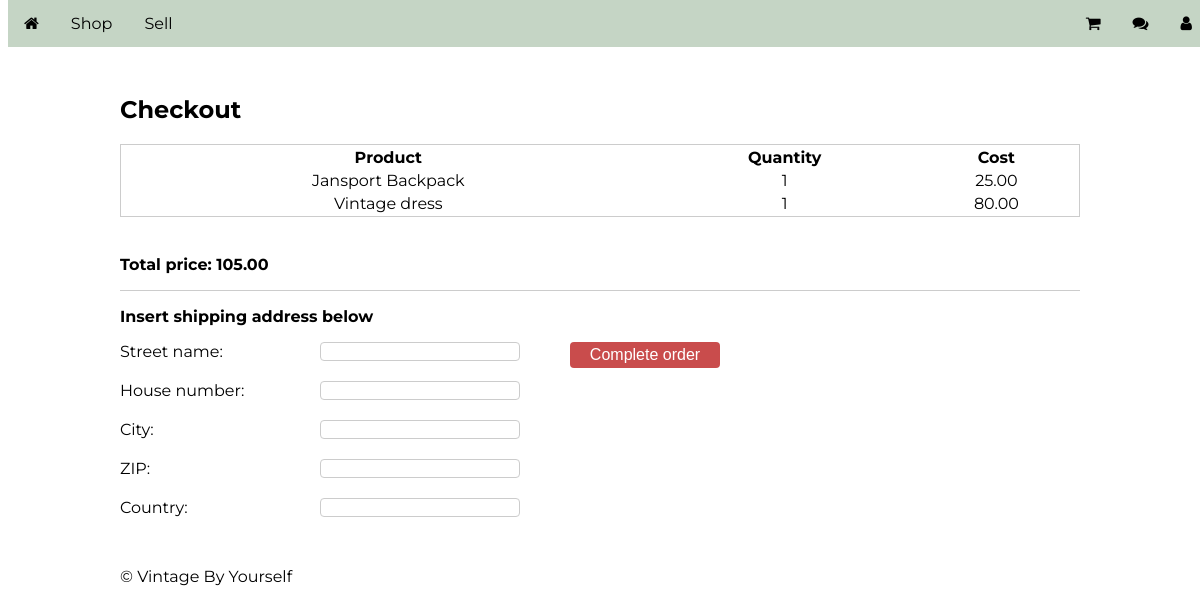
The app's page /listing/cart/42/checkout (signed in) with its own data.
### listing/models.py (models this page shows, shortened)
class OrderProduct(models.Model):
    is_ordered = models.BooleanField(default=False)
    product = models.ForeignKey(Product, on_delete=models.CASCADE)
    count = models.PositiveIntegerField(default=1)
    def __str__(self):
        return self.product.name
    def get_product_count_price(self):
        return self.count* self.product.price

class Product(models.Model):
    CATEGORY_CHOICES = (
        ('clothing', 'CLOTHING'),
        ('furniture', 'FURNITURE'),
        ('electronics', 'ELECTRONICS'),
        ('other', 'OTHER')
    )
    id = models.AutoField(primary_key=True)
    owner = models.ForeignKey(User, on_delete=models.CASCADE)
    name = models.CharField(max_length=200)
    description = models.CharField(max_length=1000)
    price = models.DecimalField(max_digits=7, decimal_places=2)
    count = models.PositiveIntegerField()
    image = models.ImageField(upload_to=get_upload_path, null=True, blank=True)
    category = models.CharField(max_length=50)
    is_deleted = models.BooleanField(default=False)

class Order(models.Model):
    owner = models.ForeignKey(User, on_delete=models.CASCADE)
    date = models.DateTimeField()
    is_ordered = models.BooleanField(default=False)
    products = models.ManyToManyField(OrderProduct)
    def get_total_price(self):
        price = 0
        for p in self.products.all():
            price += p.product.price * p.count
        return price

### listing/views.py (the view, shortened to what this page needs)
# urls.py: path('cart/<pk>/checkout',views.checkout,name='checkout'),
@login_required
def checkout(request, **kwargs):
    primary_key = kwargs['pk']
    try:
        order = Order.objects.get(pk=primary_key)
    except Order.DoesNotExist:
        raise Http404("OrderProduct does not exist")
    context = {}
    return render(request, 'listing/checkout.html', context={'order':order})

### listing/templates/listing/checkout.html (shortened to what this page needs)
{% extends 'listing/base.html' %}
{% load static %}
{% block content %}
	<h1>Checkout</h1>
  <div class="listing">
    {% if order %}
      <table class="order">
        <thead>
          <tr>
            <th>Product</th>
            <th>Quantity</th>
            <th>Cost</th>
          </tr>
        </thead>
        <tbody>
          {% for op in order.products.all  %}
            <tr>
              <td>{{op}}</td>
              <td>{{op.count}}</td>
              <td>{{op.get_product_count_price}}</td>
            </tr>
          {% endfor %}
        </tbody>
      </table>
	 <br/><br/>
	 <b> Total price: {{order.get_total_price}} </b>
<hr/>
  <p><b>Insert shipping address below</b></p>
	   <form action="" method="post">
        <label> Street name: </label><input type="text" name="street" value="{{form.data.street}}" />
        <label> House number: </label><input type="text" name="number" value="{{form.data.number}}" />
        <label> City: </label><input type="text" name="city" value="{{form.data.city}}" />
        <label>	ZIP: </label><input type="text" name="zip" value="{{form.data.zip}}" />
        <label> Country: </label><input type="text" name="country" value="{{form.data.country}}" />
		    <p>
			   <input type="submit" value="Complete order" />
        </p>
	   </form>
    {% endif %}
  </div>
{% endblock content %}

### account/static/style.css (style rules this page uses)
body { font-family:"Montserrat"; }
.account label, .listing label { width: 200px; float: left; clear: left; margin-bottom: 20px; }
.account input[type=text], input[type=password], .listing input[type=text], input[type=file], select { display: inline-block; float: left; margin-bottom: 20px; width: 200px; border: 1px solid #ccc; border-radius: 4px; box-sizing: border-box; }
.account input[type=submit], .account input[type=button], .listing input[type=submit] { position: relative; left: 50px; display: inline-block; border: none; border-radius: 4px; width: 150px; color: white; padding-top: 4px; padding-bottom: 4px; background-color: #c94c4c; text-align: center; cursor: pointer; font-size: 16px; }
.order { display: table; width:100%; border:1px solid #ccc }
.order td { display: table-cell; text-align: center; }
hr { display: block; height: 1px; border: 0; border-top: 1px solid #ccc; margin: 1em 0; padding: 0; }
* { box-sizing: border-box; }

### records on screen
OrderProduct: product.name "Jansport Backpack", count "1", get_product_count_price "25.00"
OrderProduct: product.name "Vintage dress", count "1", get_product_count_price "80.00"
Order: get_total_price "105.00"
